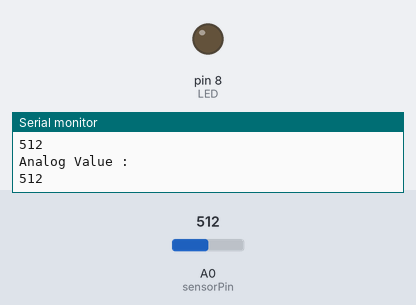
A sketch run on a simulated Arduino Uno, built with avr-gcc and run on an emulated ATmega328P. On the bench: output pins drawn as LEDs (lit = HIGH), the last lines printed to the serial monitor. The test bench sets the inputs (shaded band); at power-on: A0 (sensorPin) = 512.

Above: at 1.8 s.
1.9 s: A0 (sensorPin) set to 308
3.4 s: A0 (sensorPin) set to 291
At 5.2 s:
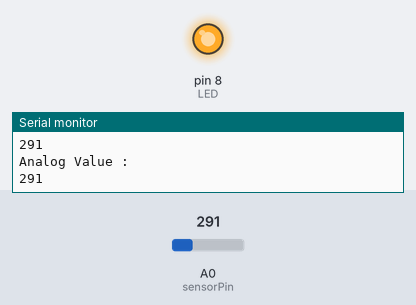
5.5 s: A0 (sensorPin) set to 306
At 7.0 s:
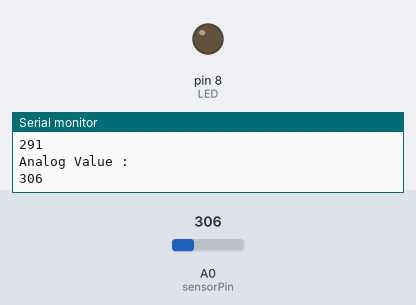
7.5 s: A0 (sensorPin) set to 290
At 8.5 s:
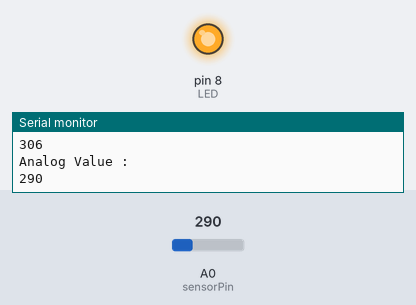
Timing chart, 0 to 10.5 s (numbered marks = the images above; inputs shaded):
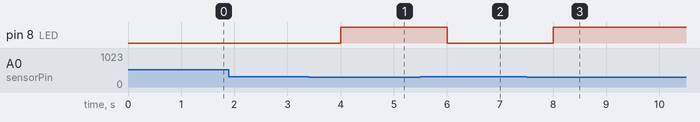

Measured:
- the behaviour switches between 300 and 299 on A0 (sensorPin) (found by bisection; images 0 and 1)
- after the input at 3.4 s, pin 8 (LED): LOW → HIGH after 0.60 s
- after the input at 5.5 s, pin 8 (LED): HIGH → LOW after 0.50 s
- after the input at 7.5 s, pin 8 (LED): LOW → HIGH after 0.50 s

The sketch:

task1.1p.ino
```cpp
int sensorPin = A0;
int sensorValue;
int limit = 300;
int LED = 8;
void setup() {
 Serial.begin(9600);
 pinMode(sensorPin, INPUT);
 pinMode(LED, OUTPUT);
}

void loop() {

 sensorValue = analogRead(sensorPin);
 Serial.println("Analog Value : ");
 Serial.println(sensorValue);

 if (sensorValue<limit) {
 digitalWrite(LED, HIGH);
 }
 else {
 digitalWrite(LED, LOW);
 }

 delay(1000);
}
```
